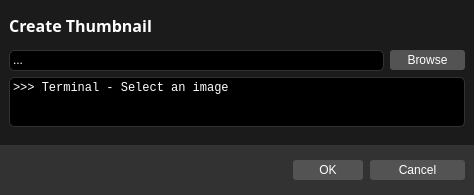
<?xml version="1.0" encoding="UTF-8"?>
<ui version="4.0">
 <class>CreateThumbnail</class>
 <widget class="QDialog" name="CreateThumbnail">
  <property name="geometry">
   <rect>
    <x>0</x>
    <y>0</y>
    <width>474</width>
    <height>195</height>
   </rect>
  </property>
  <property name="minimumSize">
   <size>
    <width>0</width>
    <height>0</height>
   </size>
  </property>
  <property name="maximumSize">
   <size>
    <width>16777215</width>
    <height>16777215</height>
   </size>
  </property>
  <property name="windowTitle">
   <string>Dialog</string>
  </property>
  <property name="styleSheet">
   <string notr="true">background-color: rgb(27, 27, 27);</string>
  </property>
  <layout class="QVBoxLayout" name="verticalLayout_3">
   <property name="spacing">
    <number>0</number>
   </property>
   <property name="leftMargin">
    <number>0</number>
   </property>
   <property name="topMargin">
    <number>0</number>
   </property>
   <property name="rightMargin">
    <number>0</number>
   </property>
   <property name="bottomMargin">
    <number>0</number>
   </property>
   <item>
    <widget class="QFrame" name="frameAll">
     <property name="frameShape">
      <enum>QFrame::NoFrame</enum>
     </property>
     <property name="frameShadow">
      <enum>QFrame::Plain</enum>
     </property>
     <property name="lineWidth">
      <number>0</number>
     </property>
     <layout class="QVBoxLayout" name="verticalLayout">
      <property name="spacing">
       <number>0</number>
      </property>
      <property name="leftMargin">
       <number>0</number>
      </property>
      <property name="topMargin">
       <number>0</number>
      </property>
      <property name="rightMargin">
       <number>0</number>
      </property>
      <property name="bottomMargin">
       <number>0</number>
      </property>
      <item>
       <widget class="QFrame" name="frameTitle">
        <property name="minimumSize">
         <size>
          <width>0</width>
          <height>50</height>
         </size>
        </property>
        <property name="maximumSize">
         <size>
          <width>16777215</width>
          <height>50</height>
         </size>
        </property>
        <property name="styleSheet">
         <string notr="true"/>
        </property>
        <property name="frameShape">
         <enum>QFrame::NoFrame</enum>
        </property>
        <property name="frameShadow">
         <enum>QFrame::Plain</enum>
        </property>
        <property name="lineWidth">
         <number>0</number>
        </property>
        <layout class="QHBoxLayout" name="horizontalLayout_6" stretch="0,0">
         <property name="spacing">
          <number>6</number>
         </property>
         <property name="leftMargin">
          <number>9</number>
         </property>
         <property name="topMargin">
          <number>0</number>
         </property>
         <property name="rightMargin">
          <number>9</number>
         </property>
         <property name="bottomMargin">
          <number>0</number>
         </property>
         <item>
          <widget class="QLabel" name="labelCreateProject">
           <property name="font">
            <font>
             <family>Source Sans Pro</family>
             <pointsize>12</pointsize>
             <weight>75</weight>
             <bold>true</bold>
            </font>
           </property>
           <property name="styleSheet">
            <string notr="true">color:white;</string>
           </property>
           <property name="text">
            <string>Create Thumbnail</string>
           </property>
           <property name="alignment">
            <set>Qt::AlignCenter</set>
           </property>
          </widget>
         </item>
         <item>
          <spacer name="horizontalSpacer">
           <property name="orientation">
            <enum>Qt::Horizontal</enum>
           </property>
           <property name="sizeHint" stdset="0">
            <size>
             <width>40</width>
             <height>20</height>
            </size>
           </property>
          </spacer>
         </item>
        </layout>
       </widget>
      </item>
      <item>
       <widget class="QFrame" name="frameInput">
        <property name="frameShape">
         <enum>QFrame::NoFrame</enum>
        </property>
        <property name="frameShadow">
         <enum>QFrame::Plain</enum>
        </property>
        <property name="lineWidth">
         <number>0</number>
        </property>
        <layout class="QHBoxLayout" name="horizontalLayout">
         <property name="spacing">
          <number>6</number>
         </property>
         <property name="leftMargin">
          <number>9</number>
         </property>
         <property name="topMargin">
          <number>0</number>
         </property>
         <property name="rightMargin">
          <number>9</number>
         </property>
         <property name="bottomMargin">
          <number>6</number>
         </property>
         <item>
          <widget class="QLabel" name="labelFile">
           <property name="minimumSize">
            <size>
             <width>375</width>
             <height>21</height>
            </size>
           </property>
           <property name="maximumSize">
            <size>
             <width>16777215</width>
             <height>21</height>
            </size>
           </property>
           <property name="font">
            <font>
             <family>Segoe UI</family>
             <pointsize>9</pointsize>
            </font>
           </property>
           <property name="cursor">
            <cursorShape>IBeamCursor</cursorShape>
           </property>
           <property name="styleSheet">
            <string notr="true">
	color: rgb(255, 255, 255);
	background-color: rgb(0, 0, 0);
	border-style: solid;
    border-width: 1px;
	border-radius: 5px;
	border-color: rgb(50, 50, 50);
</string>
           </property>
           <property name="text">
            <string>...</string>
           </property>
           <property name="textInteractionFlags">
            <set>Qt::LinksAccessibleByMouse|Qt::TextEditable|Qt::TextEditorInteraction|Qt::TextSelectableByKeyboard|Qt::TextSelectableByMouse</set>
           </property>
          </widget>
         </item>
         <item>
          <widget class="QPushButton" name="buttonBrowse">
           <property name="minimumSize">
            <size>
             <width>75</width>
             <height>20</height>
            </size>
           </property>
           <property name="maximumSize">
            <size>
             <width>16777215</width>
             <height>20</height>
            </size>
           </property>
           <property name="font">
            <font>
             <family>Segoe UI</family>
             <pointsize>9</pointsize>
            </font>
           </property>
           <property name="styleSheet">
            <string notr="true">QPushButton
{
	background-color: rgb(83, 83, 83);
	color: rgb(255, 255, 255);
	border-radius: 3px;
}
QPushButton:hover:!pressed
{
	background-color: rgb(100, 100, 100);
}</string>
           </property>
           <property name="text">
            <string>Browse</string>
           </property>
          </widget>
         </item>
        </layout>
       </widget>
      </item>
      <item>
       <widget class="QFrame" name="frameInformations">
        <property name="maximumSize">
         <size>
          <width>16777215</width>
          <height>16777215</height>
         </size>
        </property>
        <property name="styleSheet">
         <string notr="true"/>
        </property>
        <property name="frameShape">
         <enum>QFrame::NoFrame</enum>
        </property>
        <property name="frameShadow">
         <enum>QFrame::Plain</enum>
        </property>
        <property name="lineWidth">
         <number>0</number>
        </property>
        <layout class="QVBoxLayout" name="verticalLayout_4">
         <property name="spacing">
          <number>6</number>
         </property>
         <property name="leftMargin">
          <number>9</number>
         </property>
         <property name="topMargin">
          <number>0</number>
         </property>
         <property name="rightMargin">
          <number>9</number>
         </property>
         <property name="bottomMargin">
          <number>18</number>
         </property>
         <item>
          <widget class="QLabel" name="labelInformations">
           <property name="minimumSize">
            <size>
             <width>0</width>
             <height>50</height>
            </size>
           </property>
           <property name="maximumSize">
            <size>
             <width>16777215</width>
             <height>16777215</height>
            </size>
           </property>
           <property name="font">
            <font>
             <family>Consolas</family>
            </font>
           </property>
           <property name="cursor">
            <cursorShape>IBeamCursor</cursorShape>
           </property>
           <property name="styleSheet">
            <string notr="true">QLabel
{
	color: rgb(255, 255, 255);
	background-color: rgb(0, 0, 0);
	border-style: solid;
    border-width: 1px;
	border-radius: 5px;
	border-color: rgb(50, 50, 50);
}</string>
           </property>
           <property name="frameShape">
            <enum>QFrame::StyledPanel</enum>
           </property>
           <property name="text">
            <string>&gt;&gt;&gt; Terminal - Select an image </string>
           </property>
           <property name="alignment">
            <set>Qt::AlignLeading|Qt::AlignLeft|Qt::AlignTop</set>
           </property>
           <property name="wordWrap">
            <bool>true</bool>
           </property>
           <property name="margin">
            <number>9</number>
           </property>
           <property name="textInteractionFlags">
            <set>Qt::LinksAccessibleByMouse|Qt::TextSelectableByKeyboard|Qt::TextSelectableByMouse</set>
           </property>
          </widget>
         </item>
        </layout>
       </widget>
      </item>
      <item>
       <widget class="QFrame" name="frameChoice">
        <property name="minimumSize">
         <size>
          <width>0</width>
          <height>50</height>
         </size>
        </property>
        <property name="maximumSize">
         <size>
          <width>16777215</width>
          <height>50</height>
         </size>
        </property>
        <property name="styleSheet">
         <string notr="true">	background-color: rgb(50, 50, 50);</string>
        </property>
        <property name="frameShape">
         <enum>QFrame::NoFrame</enum>
        </property>
        <property name="frameShadow">
         <enum>QFrame::Plain</enum>
        </property>
        <property name="lineWidth">
         <number>0</number>
        </property>
        <layout class="QHBoxLayout" name="horizontalLayout_9">
         <property name="spacing">
          <number>6</number>
         </property>
         <property name="leftMargin">
          <number>9</number>
         </property>
         <property name="topMargin">
          <number>0</number>
         </property>
         <property name="rightMargin">
          <number>9</number>
         </property>
         <property name="bottomMargin">
          <number>0</number>
         </property>
         <item>
          <spacer name="spacerProject">
           <property name="orientation">
            <enum>Qt::Horizontal</enum>
           </property>
           <property name="sizeType">
            <enum>QSizePolicy::Fixed</enum>
           </property>
           <property name="sizeHint" stdset="0">
            <size>
             <width>10</width>
             <height>0</height>
            </size>
           </property>
          </spacer>
         </item>
         <item>
          <widget class="QLabel" name="labelSeparator">
           <property name="font">
            <font>
             <family>Source Sans Pro</family>
             <pointsize>12</pointsize>
             <weight>75</weight>
             <bold>true</bold>
            </font>
           </property>
           <property name="styleSheet">
            <string notr="true">color: rgb(255, 255, 255);</string>
           </property>
           <property name="text">
            <string/>
           </property>
           <property name="alignment">
            <set>Qt::AlignLeading|Qt::AlignLeft|Qt::AlignVCenter</set>
           </property>
          </widget>
         </item>
         <item>
          <widget class="QPushButton" name="buttonOk">
           <property name="maximumSize">
            <size>
             <width>70</width>
             <height>20</height>
            </size>
           </property>
           <property name="font">
            <font>
             <family>Segoe UI</family>
             <pointsize>9</pointsize>
             <weight>50</weight>
             <bold>false</bold>
            </font>
           </property>
           <property name="styleSheet">
            <string notr="true">QPushButton
{
	background-color: rgb(83, 83, 83);
	color: rgb(255, 255, 255);
	border-radius: 3px;
}
QPushButton:hover:!pressed
{
	background-color: rgb(100, 100, 100);
}</string>
           </property>
           <property name="text">
            <string>OK</string>
           </property>
          </widget>
         </item>
         <item>
          <spacer name="spacerButtons">
           <property name="orientation">
            <enum>Qt::Horizontal</enum>
           </property>
           <property name="sizeType">
            <enum>QSizePolicy::Fixed</enum>
           </property>
           <property name="sizeHint" stdset="0">
            <size>
             <width>1</width>
             <height>20</height>
            </size>
           </property>
          </spacer>
         </item>
         <item>
          <widget class="QPushButton" name="buttonCancel">
           <property name="minimumSize">
            <size>
             <width>0</width>
             <height>20</height>
            </size>
           </property>
           <property name="maximumSize">
            <size>
             <width>95</width>
             <height>20</height>
            </size>
           </property>
           <property name="font">
            <font>
             <family>Segoe UI</family>
             <pointsize>9</pointsize>
             <weight>50</weight>
             <bold>false</bold>
            </font>
           </property>
           <property name="styleSheet">
            <string notr="true">QPushButton
{
	background-color: rgb(83, 83, 83);
	color: rgb(255, 255, 255);
	border-radius: 3px;
}
QPushButton:hover:!pressed
{
	background-color: rgb(100, 100, 100);
}</string>
           </property>
           <property name="text">
            <string>Cancel</string>
           </property>
          </widget>
         </item>
        </layout>
       </widget>
      </item>
     </layout>
    </widget>
   </item>
  </layout>
 </widget>
 <resources/>
 <connections/>
</ui>
